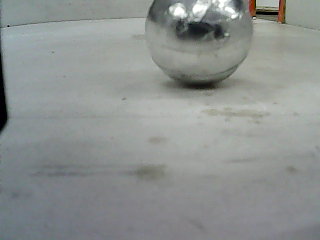
#> input picture original.png, 320 x 240 px, given in place of the camera
$ python main.py
#> lines starting #> are read from the running program, lines starting #| are printed output that depends on the picture; after the words box and inside, x2 and y2 are one past the last pixel; in counts of white or black regions, pixels touching at a corner belong together
### bawt/robot.py
from ctypes.wintypes import DOUBLE
import serial
import time
import numpy as np
import cv2 as cv
from enum import Enum
import struct
from constants import *

def scaled_vector(index, crop_h):
#> called with index = 1, crop_h = 30
	xs = np.array([])
	# print(dim["h"] - crop_h)
	for i in range(0, dim["h"] - crop_h):
		xs = np.append(xs, ((i/(dim["h"] - crop_h)) ** index))
	return xs[:, np.newaxis]

scaled_v = scaled_vector(1, crop_h)
scaled_v_g = scaled_vector(1, crop_h + green_square_crop_h)

def d_vector(masked_img, scaled_v):
		masked_img = masked_img.astype(float)
		masked_img *= scaled_v

		xs = np.sum(masked_img, axis = 0)
		ys = np.sum(masked_img, axis = 1)
		ys = ys[::-1]
		x, y = 0, 0
		for index, i in enumerate(xs):
				index -= len(xs)/2
				x += index*i
				# print(index)
		for index, j in enumerate(ys):
				y += index*j
		return (x, y)

def h_line_filter(line):
	rho, theta = line[0]
	if theta <= math.pi/2 + epsilon and theta >= math.pi/2 - epsilon:
		return True
	else:
		return False

def y_value(line, x_value):
	rho, theta = line[0]
	return (rho - x_value*math.cos(theta))/(math.sin(theta))

def green_square(lines, gray, frame):
	if lines is not None:
		f_lines = list(filter(h_line_filter, lines))
		width = gray.shape[1]
		# print(True if len(f_lines) > 0 else False)
		if len(f_lines) > 0:
			y_intercepts = [int(y_value(line, 0)) for line in f_lines]
			width_intercepts = [int(y_value(line, width)) for line in f_lines]

			mask = np.ones(gray.shape, dtype=np.uint8)
			useless_pixels = np.array([
				[0, 0],
				[width, 0],
				[width, max(width_intercepts)],
				[0, max(y_intercepts)]
			])
			# print(gray.shape)
			# print(useless_pixels)
			cv.fillPoly(mask, pts =[useless_pixels], color=0)

			gs_frame = frame[green_square_crop_h:(gray.shape[1]), :]
			roi = cv.bitwise_and(gs_frame, gs_frame, mask=mask)

			roi = cv.cvtColor(roi, cv.COLOR_BGR2HSV)
			green = cv.inRange(roi, boundaries["green"][0], boundaries["green"][1])

			green_vector = d_vector(green, scaled_v_g)
			print(green_vector)

			if np.sum(green) > d_green_square_min:
				return GreenSquare.DOUBLE
			else:
				if green_vector[0] < 0:
					return GreenSquare.LEFT
				else:
					return GreenSquare.RIGHT

class Robot:
	__speed = 0
	__rotation = 0
	__curry_state = State.LINETRACK

	def __init__(self, port, baud_rate, cam):
		self.ser = serial.Serial(port, baud_rate, timeout=1)
		self.cam = cam

	# [45 lines left out: functions write_packet, d_steer, turn, not called in this run]

### bawt/main.py
from constants import *
import cv2 as cv
import numpy as np
import math
import serial
import struct
import time
from robot import *

#hsv(106, 77%, 72%)
# shape => (height, width)
# ser = serial.Serial('/dev/ttyACM0', 9600, timeout=1)

cam = cv.VideoCapture(0)
cam.set(cv.CAP_PROP_FRAME_WIDTH, dim["w"])
cam.set(cv.CAP_PROP_FRAME_HEIGHT,dim["h"])

# time.sleep(3)
ret, frame = cam.read()
#> frame is the input picture: shape (240, 320, 3); mean B, G, R 143.3, 145.4, 140.9

while True:
	ret, frame = cam.read()

	frame = frame[:, crop_h:(frame.shape[0])]
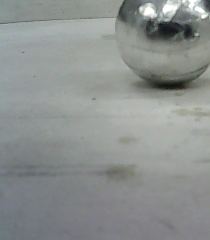
#> frame: shape (240, 210, 3); mean B, G, R 143.3, 145, 140.8
	frame = cv.rotate(frame, cv.ROTATE_90_CLOCKWISE)
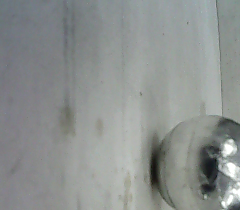
#> frame: shape (210, 240, 3); mean B, G, R 143.3, 145, 140.8
	gray = cv.cvtColor(frame,cv.COLOR_BGR2GRAY)
	t, thresh = cv.threshold(gray, 0, 1 ,cv.THRESH_BINARY_INV | cv.THRESH_OTSU)
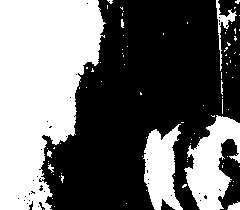
#> thresh: shape (210, 240); values 0 (black) and 1 (white), 42.1% white; 86 white regions (77 under 20 px), largest, box (x1, y1, x2, y2) and area: (0, 0, 106, 210) 15405, (184, 115, 240, 210) 2936, (143, 124, 183, 210) 2150
#> t = 140

	gray = gray[green_square_crop_h:(gray.shape[1]), :]
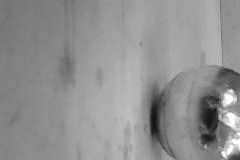
#> gray: shape (160, 240); min 16, max 255, mean 144.7
	# crops image since horizon seems to produce a lot of horizontal Hough Lines
	edges = cv.Canny(gray,100, 200)
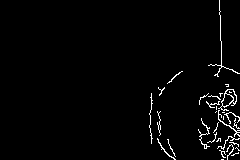
#> edges: shape (160, 240); 2.3% white in thin lines or dots, all inside (x1, y1, x2, y2) = (149, 0, 240, 160)
	lines = cv.HoughLines(edges,1,np.pi/180,70)
#> lines = [[-219, 3.11]]

	dv = d_vector(thresh, scaled_v)
#> in d_vector, `masked_img *= scaled_v`:
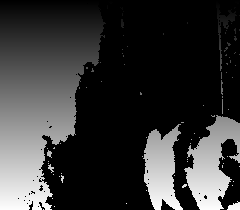
#> masked_img: shape (210, 240) float64; min 0, max 0.995, mean 0.211
#> in d_vector, `xs = np.sum(masked_img, axis = 0)`: xs = 240 values, max 104.5 at index 0, min 0 at index 106, mean 44.27
#> in d_vector, `ys = np.sum(masked_img, axis = 1)`: ys = 210 values, max 107.5 at index 185, min 0 at index 0, mean 50.59
#> in d_vector, `ys = ys[::-1]`: ys = 210 values, max 107.5 at index 24, min 0 at index 209, mean 50.59
#> the loop in d_vector, `for index, i in enumerate(xs):` made 240 passes
#> (i, x) on passes 1 to 3: (104.5, -12540), (104.5, -24975.5), (104.5, -37306.5)
#> after the loop in d_vector, `for index, i in enumerate(xs):`: x = -260986.6
#> the loop in d_vector, `for index, j in enumerate(ys):` made 210 passes
#> (j, y) on passes 1 to 3: (93.55, 0), (98.06, 98.06), (97.59, 293.2)
#> after the loop in d_vector, `for index, j in enumerate(ys):`: y = 710369.4
#> dv = (-260986.6, 710369.4)
	deviation = math.atan(dv[0]/dv[1])
#> deviation = -0.352

	deviation *= k_p
#> deviation = -0.405
	deviation = deviation if deviation <= 1 else 1
	deviation = deviation if deviation >= -1 else -1

	gs = green_square(lines, gray, frame)
#> in h_line_filter, `rho, theta = line[0]`: rho = -219; theta = 3.11
#> in green_square, `f_lines = list(filter(h_line_filter, lines))`: f_lines = []

	print(gs)
#| None
	break
	# [7 lines of commented-out code are left out]
cv.destroyAllWindows()
